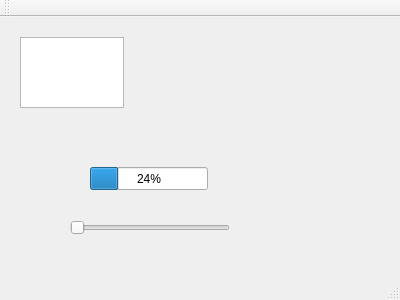
<?xml version="1.0" encoding="UTF-8"?>
<ui version="4.0">
 <class>MainWindow</class>
 <widget class="QMainWindow" name="MainWindow">
  <property name="geometry">
   <rect>
    <x>0</x>
    <y>0</y>
    <width>400</width>
    <height>300</height>
   </rect>
  </property>
  <property name="windowTitle">
   <string>MainWindow</string>
  </property>
  <widget class="QWidget" name="centralWidget">
   <widget class="QTextEdit" name="textEdit">
    <property name="geometry">
     <rect>
      <x>20</x>
      <y>20</y>
      <width>104</width>
      <height>71</height>
     </rect>
    </property>
   </widget>
   <widget class="QSlider" name="horizontalSlider">
    <property name="geometry">
     <rect>
      <x>70</x>
      <y>200</y>
      <width>160</width>
      <height>22</height>
     </rect>
    </property>
    <property name="orientation">
     <enum>Qt::Horizontal</enum>
    </property>
   </widget>
   <widget class="QProgressBar" name="progressBar">
    <property name="geometry">
     <rect>
      <x>90</x>
      <y>150</y>
      <width>118</width>
      <height>23</height>
     </rect>
    </property>
    <property name="value">
     <number>24</number>
    </property>
   </widget>
   <widget class="QLabel" name="label">
    <property name="geometry">
     <rect>
      <x>150</x>
      <y>20</y>
      <width>131</width>
      <height>71</height>
     </rect>
    </property>
    <property name="text">
     <string/>
    </property>
   </widget>
  </widget>
  <widget class="QMenuBar" name="menuBar">
   <property name="geometry">
    <rect>
     <x>0</x>
     <y>0</y>
     <width>400</width>
     <height>23</height>
    </rect>
   </property>
  </widget>
  <widget class="QToolBar" name="mainToolBar">
   <attribute name="toolBarArea">
    <enum>TopToolBarArea</enum>
   </attribute>
   <attribute name="toolBarBreak">
    <bool>false</bool>
   </attribute>
  </widget>
  <widget class="QStatusBar" name="statusBar"/>
 </widget>
 <layoutdefault spacing="6" margin="11"/>
 <resources/>
 <connections/>
</ui>
